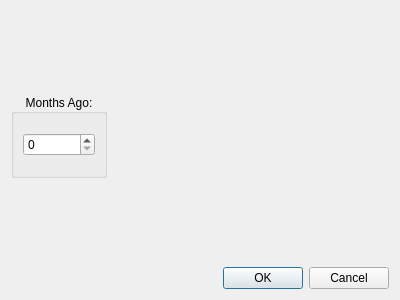
<?xml version="1.0" encoding="UTF-8"?>
<ui version="4.0">
 <class>Dialog</class>
 <widget class="QDialog" name="Dialog">
  <property name="geometry">
   <rect>
    <x>0</x>
    <y>0</y>
    <width>400</width>
    <height>300</height>
   </rect>
  </property>
  <property name="windowTitle">
   <string>Dialog</string>
  </property>
  <layout class="QVBoxLayout" name="verticalLayout_2">
   <item>
    <layout class="QGridLayout" name="gridLayout">
     <item row="1" column="0">
      <widget class="QGroupBox" name="groupBox">
       <property name="title">
        <string>Months Ago:</string>
       </property>
       <property name="alignment">
        <set>Qt::AlignCenter</set>
       </property>
       <layout class="QVBoxLayout" name="verticalLayout">
        <item>
         <widget class="QSpinBox" name="spinBox"/>
        </item>
       </layout>
      </widget>
     </item>
     <item row="0" column="0">
      <spacer name="verticalSpacer">
       <property name="orientation">
        <enum>Qt::Vertical</enum>
       </property>
       <property name="sizeHint" stdset="0">
        <size>
         <width>20</width>
         <height>40</height>
        </size>
       </property>
      </spacer>
     </item>
     <item row="1" column="1">
      <widget class="QLabel" name="label">
       <property name="sizePolicy">
        <sizepolicy hsizetype="Preferred" vsizetype="Expanding">
         <horstretch>0</horstretch>
         <verstretch>0</verstretch>
        </sizepolicy>
       </property>
       <property name="text">
        <string/>
       </property>
       <property name="alignment">
        <set>Qt::AlignCenter</set>
       </property>
      </widget>
     </item>
     <item row="2" column="0">
      <spacer name="verticalSpacer_2">
       <property name="orientation">
        <enum>Qt::Vertical</enum>
       </property>
       <property name="sizeHint" stdset="0">
        <size>
         <width>20</width>
         <height>40</height>
        </size>
       </property>
      </spacer>
     </item>
     <item row="3" column="1">
      <widget class="QDialogButtonBox" name="buttonBox">
       <property name="orientation">
        <enum>Qt::Horizontal</enum>
       </property>
       <property name="standardButtons">
        <set>QDialogButtonBox::Cancel|QDialogButtonBox::Ok</set>
       </property>
      </widget>
     </item>
    </layout>
   </item>
  </layout>
 </widget>
 <resources/>
 <connections>
  <connection>
   <sender>buttonBox</sender>
   <signal>accepted()</signal>
   <receiver>Dialog</receiver>
   <slot>accept()</slot>
   <hints>
    <hint type="sourcelabel">
     <x>248</x>
     <y>254</y>
    </hint>
    <hint type="destinationlabel">
     <x>157</x>
     <y>274</y>
    </hint>
   </hints>
  </connection>
  <connection>
   <sender>buttonBox</sender>
   <signal>rejected()</signal>
   <receiver>Dialog</receiver>
   <slot>reject()</slot>
   <hints>
    <hint type="sourcelabel">
     <x>316</x>
     <y>260</y>
    </hint>
    <hint type="destinationlabel">
     <x>286</x>
     <y>274</y>
    </hint>
   </hints>
  </connection>
 </connections>
</ui>
